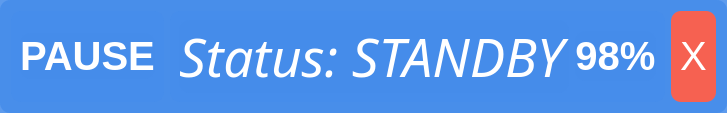
     <widget class="QFrame" name="frame">
      <property name="styleSheet">
       <string notr="true">background-color: rgba(69, 140, 234, 222);


color: rgb(255, 255, 255);


border-radius: 10px;</string>
      </property>
      <layout class="QHBoxLayout" name="horizontalLayout_2">
       <item>
        <widget class="QFrame" name="frame_3">
         <property name="sizePolicy">
          <sizepolicy hsizetype="Expanding" vsizetype="Preferred">
           <horstretch>0</horstretch>
           <verstretch>0</verstretch>
          </sizepolicy>
         </property>
         <property name="minimumSize">
          <size>
           <width>0</width>
           <height>90</height>
          </size>
         </property>
         <property name="maximumSize">
          <size>
           <width>200</width>
           <height>16777215</height>
          </size>
         </property>
         <property name="font">
          <font>
           <italic>true</italic>
           <bold>false</bold>
          </font>
         </property>
         <layout class="QGridLayout" name="gridLayout_5">
          <item row="0" column="0">
           <widget class="QPushButton" name="pushButton_3">
            <property name="minimumSize">
             <size>
              <width>0</width>
              <height>40</height>
             </size>
            </property>
            <property name="font">
             <font>
              <pointsize>30</pointsize>
              <italic>false</italic>
              <bold>true</bold>
             </font>
            </property>
            <property name="text">
             <string>PAUSE</string>
            </property>
           </widget>
          </item>
         </layout>
        </widget>
       </item>
       <item>
        <widget class="QFrame" name="frame_4">
         <property name="sizePolicy">
          <sizepolicy hsizetype="Expanding" vsizetype="Preferred">
           <horstretch>0</horstretch>
           <verstretch>0</verstretch>
          </sizepolicy>
         </property>
         <layout class="QHBoxLayout" name="horizontalLayout">
          <item alignment="Qt::AlignmentFlag::AlignHCenter">
           <widget class="QLabel" name="mpStatuslb">
            <property name="font">
             <font>
              <family>Ubuntu Sans</family>
              <pointsize>40</pointsize>
              <italic>true</italic>
              <bold>false</bold>
             </font>
            </property>
            <property name="text">
             <string>Status: STANDBY</string>
            </property>
           </widget>
          </item>
          <item alignment="Qt::AlignmentFlag::AlignRight">
           <widget class="QPushButton" name="pushButton">
            <property name="minimumSize">
             <size>
              <width>0</width>
              <height>50</height>
             </size>
            </property>
            <property name="font">
             <font>
              <pointsize>30</pointsize>
              <bold>true</bold>
             </font>
            </property>
            <property name="text">
             <string>98%</string>
            </property>
            <property name="icon">
             <iconset resource="resources.qrc">
              <normaloff>:/white/icons_white/material_design/battery_6_bar.png</normaloff>:/white/icons_white/material_design/battery_6_bar.png</iconset>
            </property>
            <property name="iconSize">
             <size>
              <width>40</width>
              <height>40</height>
             </size>
            </property>
           </widget>
          </item>
         </layout>
        </widget>
       </item>
       <item alignment="Qt::AlignmentFlag::AlignRight">
        <widget class="QFrame" name="frame_25">
         <property name="styleSheet">
          <string notr="true">background-color: rgb(246, 97, 81);</string>
         </property>
         <property name="frameShape">
          <enum>QFrame::Shape::StyledPanel</enum>
         </property>
         <property name="frameShadow">
          <enum>QFrame::Shadow::Raised</enum>
         </property>
         <layout class="QVBoxLayout" name="verticalLayout_15">
          <item>
           <widget class="QPushButton" name="mpCloseApp">
            <property name="font">
             <font>
              <pointsize>30</pointsize>
             </font>
            </property>
            <property name="text">
             <string>X</string>
            </property>
            <property name="iconSize">
             <size>
              <width>16</width>
              <height>15</height>
             </size>
            </property>
           </widget>
          </item>
         </layout>
        </widget>
       </item>
      </layout>
     </widget>
